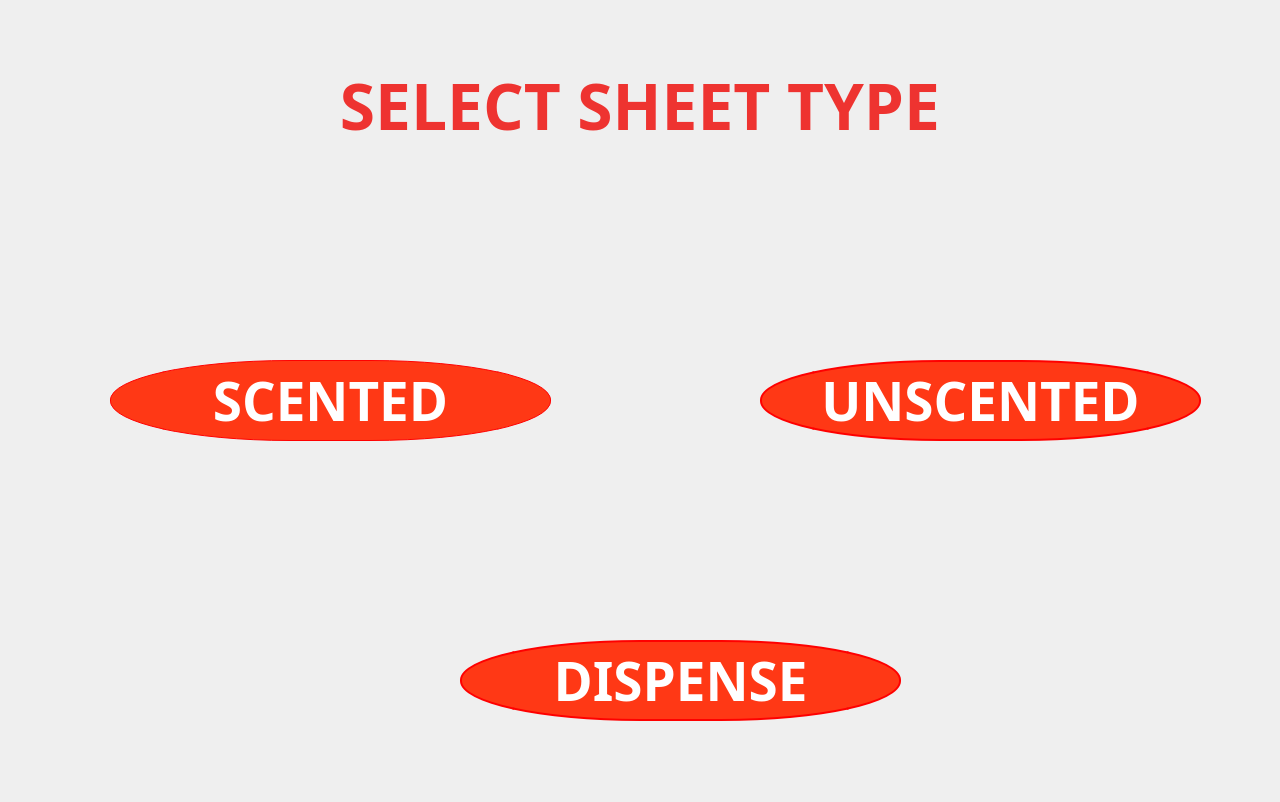
<?xml version="1.0" encoding="UTF-8"?>
<ui version="4.0">
 <class>SelectScreen</class>
 <widget class="QWidget" name="SelectScreen">
  <property name="geometry">
   <rect>
    <x>0</x>
    <y>0</y>
    <width>1280</width>
    <height>802</height>
   </rect>
  </property>
  <property name="windowTitle">
   <string>Pin</string>
  </property>
  <property name="styleSheet">
   <string notr="true"/>
  </property>
  <widget class="QLabel" name="lb_background">
   <property name="geometry">
    <rect>
     <x>-240</x>
     <y>-50</y>
     <width>1280</width>
     <height>800</height>
    </rect>
   </property>
   <property name="text">
    <string/>
   </property>
   <property name="pixmap">
    <pixmap>:/img/img/background.jpg</pixmap>
   </property>
  </widget>
  <widget class="QLabel" name="title">
   <property name="geometry">
    <rect>
     <x>140</x>
     <y>50</y>
     <width>1000</width>
     <height>111</height>
    </rect>
   </property>
   <property name="font">
    <font>
     <family>Owners XNarrow</family>
     <pointsize>70</pointsize>
     <bold>true</bold>
    </font>
   </property>
   <property name="styleSheet">
    <string notr="true">color: rgb(238, 51, 48);</string>
   </property>
   <property name="text">
    <string>&lt;html&gt;&lt;head/&gt;&lt;body&gt;&lt;p&gt;&lt;span style=&quot; font-size:48pt;&quot;&gt;SELECT SHEET TYPE&lt;/span&gt;&lt;/p&gt;&lt;/body&gt;&lt;/html&gt;</string>
   </property>
   <property name="alignment">
    <set>Qt::AlignmentFlag::AlignCenter</set>
   </property>
  </widget>
  <widget class="QToolButton" name="btn_scented">
   <property name="geometry">
    <rect>
     <x>110</x>
     <y>360</y>
     <width>441</width>
     <height>81</height>
    </rect>
   </property>
   <property name="font">
    <font>
     <family>Owners XNarrow</family>
     <pointsize>40</pointsize>
     <bold>true</bold>
    </font>
   </property>
   <property name="styleSheet">
    <string notr="true">background-color: rgb(255, 56, 21);
                    color: rgb(255, 255, 255);
                    border-width: 1px;
                    border-style: solid;
                    border-color: red;
                    border-radius: 180px 40px;
                </string>
   </property>
   <property name="text">
    <string>SCENTED</string>
   </property>
  </widget>
  <widget class="QToolButton" name="btn_unscented">
   <property name="geometry">
    <rect>
     <x>760</x>
     <y>360</y>
     <width>441</width>
     <height>81</height>
    </rect>
   </property>
   <property name="font">
    <font>
     <family>Owners XNarrow</family>
     <pointsize>40</pointsize>
     <bold>true</bold>
    </font>
   </property>
   <property name="styleSheet">
    <string notr="true">background-color: rgb(255, 56, 21);
                    color: rgb(255, 255, 255);
                    border-width: 2px;
                    border-style: solid;
                    border-color: red;
                    border-radius: 180px 40px;
                </string>
   </property>
   <property name="text">
    <string>UNSCENTED</string>
   </property>
  </widget>
  <widget class="QToolButton" name="btn_unscented_2">
   <property name="geometry">
    <rect>
     <x>460</x>
     <y>640</y>
     <width>441</width>
     <height>81</height>
    </rect>
   </property>
   <property name="font">
    <font>
     <family>Owners XNarrow</family>
     <pointsize>40</pointsize>
     <bold>true</bold>
    </font>
   </property>
   <property name="styleSheet">
    <string notr="true">background-color: rgb(255, 56, 21);
                    color: rgb(255, 255, 255);
                    border-width: 2px;
                    border-style: solid;
                    border-color: red;
                    border-radius: 180px 40px;
                </string>
   </property>
   <property name="text">
    <string>DISPENSE</string>
   </property>
  </widget>
 </widget>
 <resources>
  <include location="../lk.qrc"/>
 </resources>
 <connections/>
</ui>
